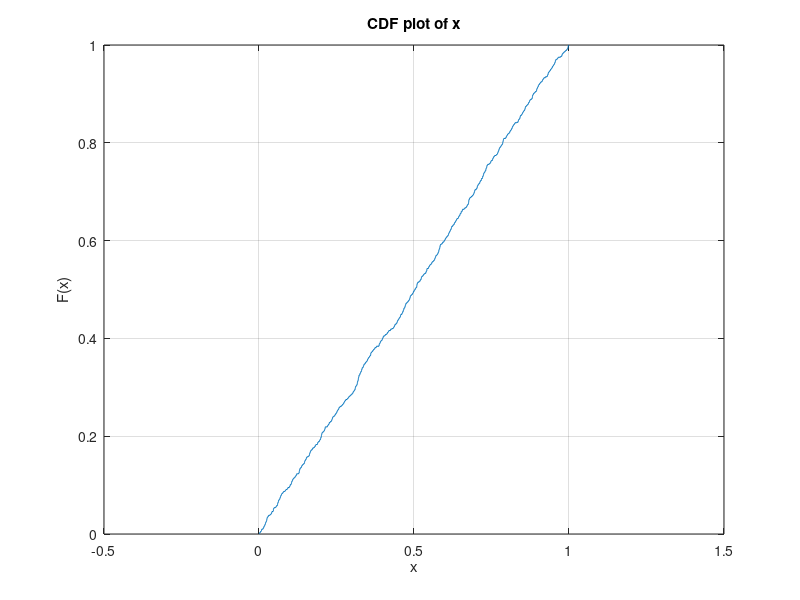

This chart was generated by the following MATLAB code:
%%%%%%%%%%%%%%%%%%%%%%%%%%%%%%%%%%%%%%%%%%%%%%%%%%%%%%%%%%%%%%%%%%%%%
% Exercise 3.6: Generate a uniform random samples of size 1000      %
% and plot its CDF over -0.5, 1.5.                                  %
%%%%%%%%%%%%%%%%%%%%%%%%%%%%%%%%%%%%%%%%%%%%%%%%%%%%%%%%%%%%%%%%%%%%%
u = rand(1,1000);
cdfplot(u);
axis([-0.5 1.5 0 1])